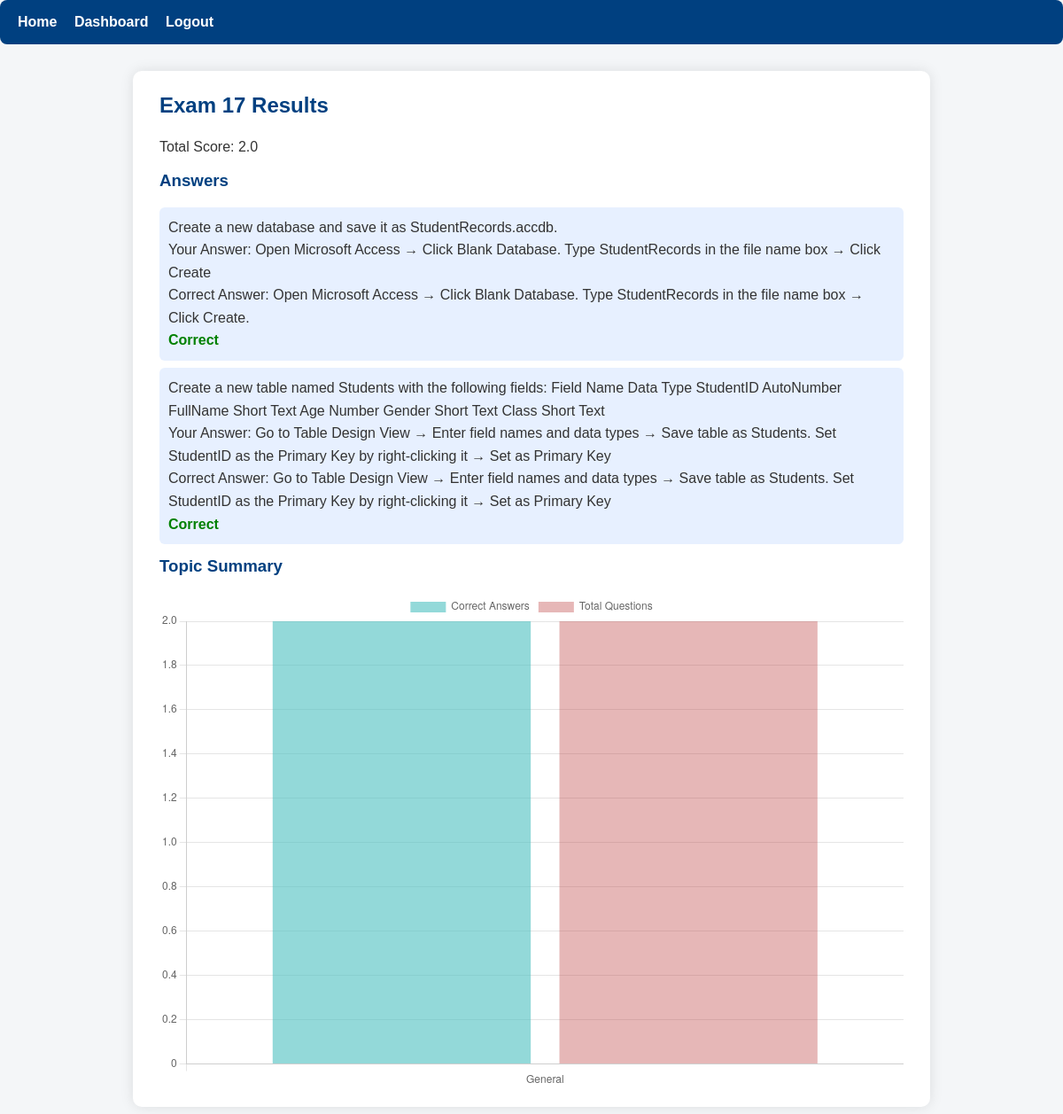
The app's page /results/17 (signed in) with its own data.
### app.py (models this page shows)
class Exam(db.Model):
    __tablename__ = "exams"
    id = db.Column(db.Integer, primary_key=True)
    student_id = db.Column(db.Integer, db.ForeignKey("students.id"), nullable=False)
    start_time = db.Column(db.DateTime, default=datetime.utcnow)
    end_time = db.Column(db.DateTime)
    total_score = db.Column(db.Float, default=0)
    status = db.Column(db.String(20), default="active")
    duration_minutes = db.Column(db.Integer, default=30)
    created_at = db.Column(db.DateTime, default=datetime.utcnow)
    student = db.relationship("Student", backref="exams")

class Question(db.Model):
    __tablename__ = "questions"
    id = db.Column(db.Integer, primary_key=True)
    question_text = db.Column(db.Text, nullable=False)
    model_answer = db.Column(db.Text, nullable=False)
    created_at = db.Column(db.DateTime, default=datetime.utcnow)

class ExamAnswer(db.Model):
    __tablename__ = "exam_answers"
    id = db.Column(db.Integer, primary_key=True)
    exam_id = db.Column(db.Integer, db.ForeignKey("exams.id"), nullable=False)
    question_id = db.Column(db.Integer, db.ForeignKey("questions.id"), nullable=False)
    student_id = db.Column(db.Integer, db.ForeignKey("students.id"), nullable=False)
    student_answer = db.Column(db.Text, nullable=True)
    is_correct = db.Column(db.Boolean, default=False)
    score = db.Column(db.Float, default=0)

### app.py (the view)
@app.route("/results/<int:exam_id>")
@login_required_student
def results_page(exam_id):
    exam = Exam.query.get_or_404(exam_id)
    if exam.student_id != session["student_id"]:
        abort(403)
    answers = ExamAnswer.query.filter_by(exam_id=exam_id).all()
    results = []
    for a in answers:
        q = Question.query.get(a.question_id)
        results.append({
            "question_id": q.id,
            "question_text": q.question_text,
            "student_answer": a.student_answer,
            "correct_answer": q.model_answer,  # use model_answer here
            "is_correct": a.is_correct,
            "score": a.score
        })
    return render_template("results.html", exam=exam, results=results)

### app.py (called while the page is built)
def login_required_student(f):
    @wraps(f)
    def decorated(*args, **kwargs):
        if "student_id" not in session:
            flash("Please log in to continue.", "warning")
            return redirect(url_for("login"))
        return f(*args, **kwargs)
    return decorated

### templates/results.html (shortened to what this page needs)
{% extends "base.html" %}
{% block content %}
<h2>Exam {{ exam.id }} Results</h2>
<p>Total Score: {{ exam.total_score }}</p>
<h3>Answers</h3>
<ul>
    {% for r in results %}
    <li>
        {{ r.question_text }} <br>
        Your Answer: {{ r.student_answer }} <br>
        Correct Answer: {{ r.correct_answer }} <br>
        {% if r.is_correct %}<b style="color:green">Correct</b>{% else %}<b style="color:red">Wrong</b>{% endif %}
    </li>
    {% endfor %}
</ul>
<h3>Topic Summary</h3>
<canvas id="topicChart" width="600" height="400"></canvas>
{% endblock %}
{% block scripts %}
<script>
async function drawChart() {
    const resp = await fetch(`/api/results_data/{{ exam.id }}`);
    const data = await resp.json();
    const ctx = document.getElementById('topicChart').getContext('2d');
    new Chart(ctx, {
        type: 'bar',
        data: {
            labels: data.topics,
            datasets: [{
                label: 'Correct Answers',
                data: data.topic_correct,
                backgroundColor: 'rgba(75, 192, 192, 0.6)'
            }, {
                label: 'Total Questions',
                data: data.topic_total,
                backgroundColor: 'rgba(192, 75, 75, 0.4)'
            }]
        },
        options: { responsive: true, scales: { y: { beginAtZero:true } } }
    });
}
drawChart();
</script>
{% endblock %}

### static/css/style.css (style rules this page uses)
* { box-sizing: border-box; margin: 0; padding: 0; font-family: Arial, sans-serif; }
body { background-color: #f4f6f8; color: #333; line-height: 1.6; }
h1, h2, h3 { margin-bottom: 15px; color: #004080; }
p { margin-bottom: 10px; }
ul { list-style-type: none; margin: 10px 0; padding-left: 0; }
ul li { background-color: #e7f0ff; padding: 10px; margin-bottom: 8px; border-radius: 6px; }

### records on screen
Exam: id "17", total_score "2.0"
Question: question_text "Create a new database and save it as StudentRecords.accdb.", correct_answer "Open Microsoft Access → Click Blank Database. Type StudentRecords in the file name box → Click Create."
ExamAnswer: student_answer "Open Microsoft Access → Click Blank Database. Type StudentRecords in the file name box → Click Create"
Question: question_text "Create a new table named Students with the following fields: Field Name Data Type StudentID AutoNumber FullName Short Text Age Number Gender Short Text Class Short Text", correct_answer "Go to Table Design View → Enter field names and data types → Save table as Students. Set StudentID as the Primary Key by right-clicking it → Set as Primary Key"
ExamAnswer: student_answer "Go to Table Design View → Enter field names and data types → Save table as Students. Set StudentID as the Primary Key by right-clicking it → Set as Primary Key"
